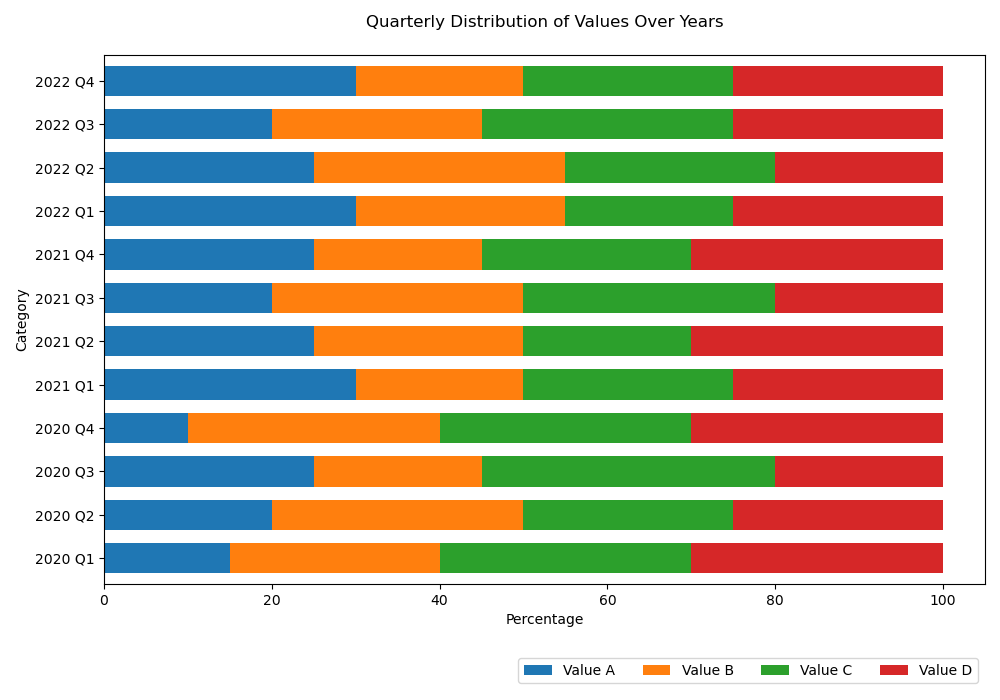

Here is the Python script that generated this plot:
import matplotlib.pyplot as plt
import pandas as pd

# Data preparation
data = {
    'Category': ['2020 Q1', '2020 Q2', '2020 Q3', '2020 Q4', '2021 Q1', '2021 Q2', '2021 Q3', '2021 Q4', '2022 Q1', '2022 Q2', '2022 Q3', '2022 Q4'],
    'Value A': [15, 20, 25, 10, 30, 25, 20, 25, 30, 25, 20, 30],
    'Value B': [25, 30, 20, 30, 20, 25, 30, 20, 25, 30, 25, 20],
    'Value C': [30, 25, 35, 30, 25, 20, 30, 25, 20, 25, 30, 25],
    'Value D': [30, 25, 20, 30, 25, 30, 20, 30, 25, 20, 25, 25]
}

df = pd.DataFrame(data)
df.set_index('Category', inplace=True)
df_percent = df.div(df.sum(axis=1), axis=0) * 100

# Plotting
fig, ax = plt.subplots(figsize=(10, 7))
df_percent.plot(kind='barh', stacked=True, width=0.7, ax=ax, color=['#1f77b4', '#ff7f0e', '#2ca02c', '#d62728'])

# Customizations
ax.set_title('Quarterly Distribution of Values Over Years', pad=20)
ax.set_xlabel('Percentage')
ax.set_ylabel('Category')
ax.legend(loc='lower right', bbox_to_anchor=(1, -0.2), ncol=4)

plt.tight_layout()
plt.show()
